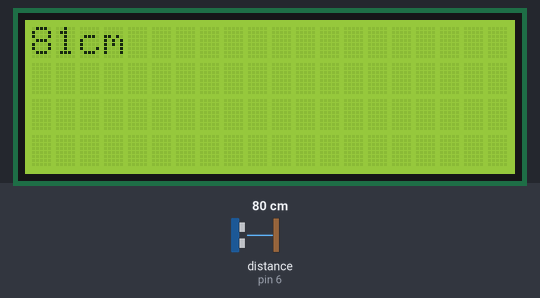
Bench run of a sketch on a simulated Arduino Uno, built with avr-gcc and run on an emulated ATmega328P. Shown: 20×4 character LCD. The test bench sets the inputs (shaded band); at power-on: distance to the obstacle (sensor on pin 6) 80 cm. The echo pulse lasts 58.3 µs per cm.

Above: at 1.2 s.
1.3 s: distance to the obstacle (sensor on pin 6) set to 9 cm
At 3.3 s:
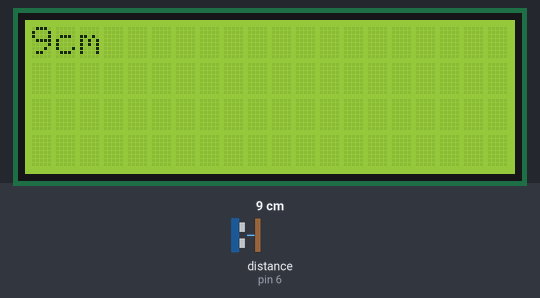
4.3 s: distance to the obstacle (sensor on pin 6) set to 2 cm
7.3 s: distance to the obstacle (sensor on pin 6) set to 120 cm
At 9.7 s:
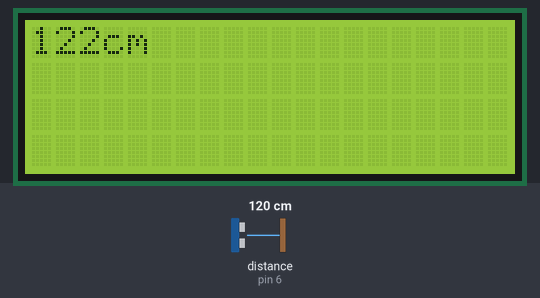
10.3 s: distance to the obstacle (sensor on pin 6) set to 60 cm
At 12.7 s:
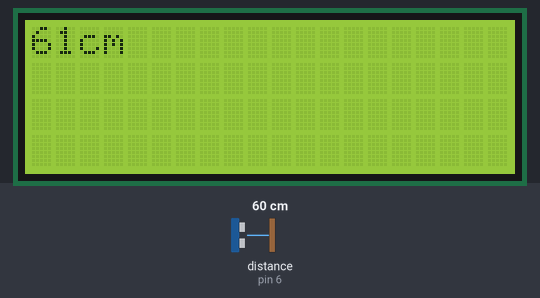
Timing chart, 0 to 14.2 s (numbered marks = the images above; inputs shaded):
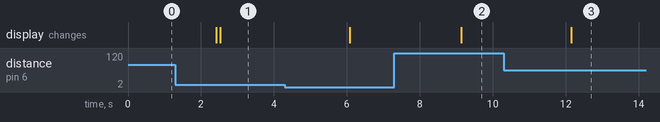

Measured:
- after the input at 1.3 s, the display: first changes after 1.1 s (image 1 shows a later state)
- after the input at 7.3 s, the display: changes after 1.8 s (image 2)
- after the input at 10.3 s, the display: changes after 1.9 s (image 3)

The sketch:

read_and_output.ino
```cpp
#include <MedianFilter.h>
#include <LiquidCrystal_I2C.h>
#include <NewPing.h>
#include <stdio.h>

#define TRIGGER_PIN  7  // Arduino pin tied to trigger pin on the ultrasonic sensor.
#define ECHO_PIN     6  // Arduino pin tied to echo pin on the ultrasonic sensor.
#define MAX_DISTANCE 450 // Maximum distance we want to ping (CM)

// Create MedianFilter
MedianFilter filter(31, 0);

// Create NewPing
NewPing sonar(TRIGGER_PIN, ECHO_PIN, MAX_DISTANCE);

// Set LCD and LCD address
LiquidCrystal_I2C lcd(0x27, 20, 4);

void setup() {
  // Init LCD
  lcd.begin();

  // Turn on backlight
  lcd.backlight();
}

void loop() {
  unsigned int o,ultSon = sonar.ping();
  String str;

  filter.in(ultSon);
  o = filter.out();

  str = String(o/US_ROUNDTRIP_CM);

  lcd.clear();
  lcd.setCursor(0, 0);
  lcd.print(str += "cm");
  delay(100);
}
```
